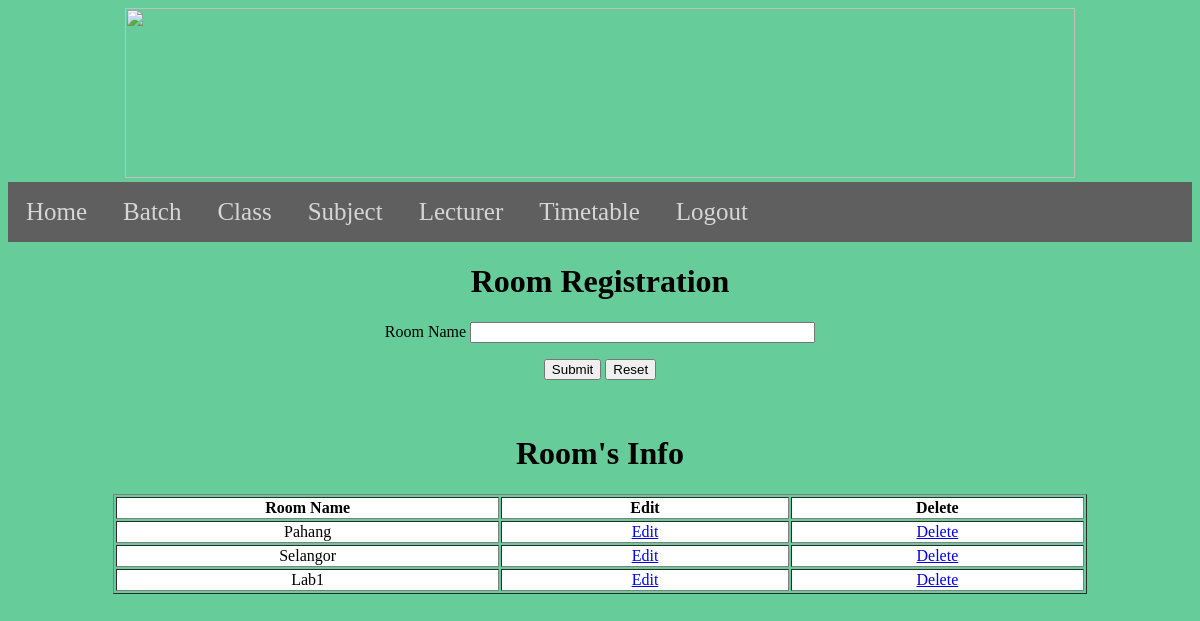
Screenshot of /class.php with the database file from the repository.
### tables this page shows
CREATE TABLE `class` (
  `class_id` int(11) NOT NULL,
  `class_name` varchar(150) NOT NULL
);

### class.php (the view, shortened to what this page needs)
<!doctype html>
<html>
<head>
</head>
<body><center>
<img src="header1.jpg" width="950" height="170" alt=""/>
</center>
<ul class="topnav" id="myTopnav">
  <li><a href="home.php">Home</a></li>
  <li><a href="batch.php">Batch</a></li>
   <li><a href="class.php">Class</a></li>
   <li><a href="subject.php">Subject</a></li>
   <li><a href="lecturer.php">Lecturer</a></li>
   <li><a href="timetable.php">Timetable</a></li>
   <li><a href="logout.php">Logout</a></li>
</ul>
</body>
</html>
<body>
<center>
<h1>Room Registration</h1>
<form action="php_action/class_register.php" method="post">
<center>
       <label>Room Name</label>
        <label><input name="class_name" type = "text" size="40"/></label>
    <br>
      <p>
        <input type="submit" name="submit" value="Submit"/>
        <input type="reset" name="reset" value="Reset" id="reset"/>
      </p>
</form>
</center>
<br>
<html>
<center><h1>Room's Info</h1></center>
<body>
<div align="center">
<table width="974" height="58" border="1">
<tr>
<th width="128">Room Name</th>
<th width="95">Edit</th>
<th width="97">Delete</th>
</tr>
<?php
$run = mysql_query("Select * from class");
while($row=mysql_fetch_array($run))
{
	$showclass_id = $row[0];
	$showclass_name = $row[1];
	echo"<tr align='center'>
				<td>$showclass_name</td>
				<td><a href='editclass.php?edit=$showclass_id'>Edit</td>
				<td><a href='class.php?del=$showclass_id'>Delete</td>
			</tr>";
}
?>
</table>
</body>
</html>

### class.php (style rules this page uses)
ul.topnav { list-style-type: none; margin: 0; padding: 0; overflow: hidden; background-color: #5F5F5F; }
ul.topnav li { float: left; }
ul.topnav li a { display: inline-block; color: #D6D6D6; text-align: center; padding: 16px 18px; text-decoration: none; transition: 0.3s; font-size: 25px; font-family:REVOLUTION; }
body { background-color:#6C9; }
tr { background-color:#FFF; }
td { font-size:20; }
th { font-size:20; }

### rows the page displays
class: class_name "Pahang"
class: class_name "Selangor"
class: class_name "Lab1"
